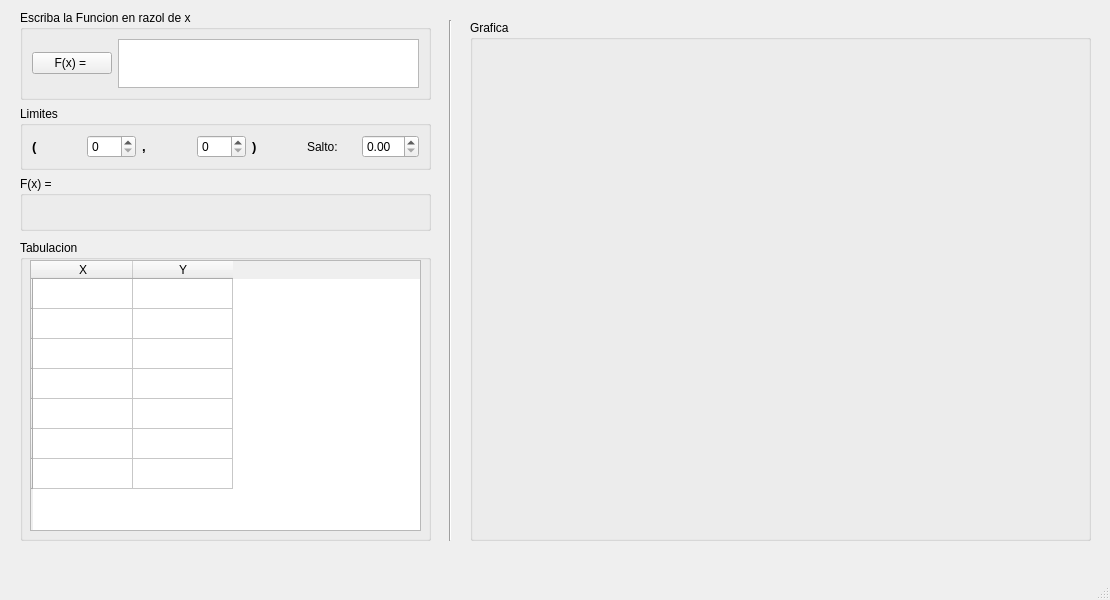
<?xml version="1.0" encoding="UTF-8"?>
<ui version="4.0">
 <class>GraficarFunciones</class>
 <widget class="QMainWindow" name="GraficarFunciones">
  <property name="geometry">
   <rect>
    <x>0</x>
    <y>0</y>
    <width>1110</width>
    <height>600</height>
   </rect>
  </property>
  <property name="windowTitle">
   <string>MainWindow</string>
  </property>
  <widget class="QWidget" name="centralwidget">
   <widget class="QGroupBox" name="groupBox_3">
    <property name="geometry">
     <rect>
      <x>470</x>
      <y>20</y>
      <width>621</width>
      <height>521</height>
     </rect>
    </property>
    <property name="title">
     <string>Grafica</string>
    </property>
    <layout class="QGridLayout" name="gridLayout_3">
     <item row="0" column="0">
      <widget class="QFrame" name="plot">
       <layout class="QHBoxLayout" name="horizontalLayout_2"/>
      </widget>
     </item>
    </layout>
   </widget>
   <widget class="QGroupBox" name="groupBox_4">
    <property name="geometry">
     <rect>
      <x>20</x>
      <y>240</y>
      <width>411</width>
      <height>301</height>
     </rect>
    </property>
    <property name="title">
     <string>Tabulacion</string>
    </property>
    <widget class="QTableWidget" name="tabulacion">
     <property name="geometry">
      <rect>
       <x>10</x>
       <y>20</y>
       <width>391</width>
       <height>271</height>
      </rect>
     </property>
     <row>
      <property name="text">
       <string/>
      </property>
     </row>
     <row>
      <property name="text">
       <string/>
      </property>
     </row>
     <row>
      <property name="text">
       <string/>
      </property>
     </row>
     <row>
      <property name="text">
       <string/>
      </property>
     </row>
     <row>
      <property name="text">
       <string/>
      </property>
     </row>
     <row>
      <property name="text">
       <string/>
      </property>
     </row>
     <row>
      <property name="text">
       <string/>
      </property>
     </row>
     <column>
      <property name="text">
       <string>X</string>
      </property>
     </column>
     <column>
      <property name="text">
       <string>Y</string>
      </property>
     </column>
    </widget>
   </widget>
   <widget class="Line" name="line">
    <property name="geometry">
     <rect>
      <x>440</x>
      <y>20</y>
      <width>20</width>
      <height>521</height>
     </rect>
    </property>
    <property name="orientation">
     <enum>Qt::Vertical</enum>
    </property>
   </widget>
   <widget class="QWidget" name="">
    <property name="geometry">
     <rect>
      <x>20</x>
      <y>10</y>
      <width>411</width>
      <height>221</height>
     </rect>
    </property>
    <layout class="QVBoxLayout" name="verticalLayout">
     <item>
      <widget class="QGroupBox" name="groupBox">
       <property name="title">
        <string>Escriba la Funcion en razol de x</string>
       </property>
       <layout class="QGridLayout" name="gridLayout">
        <item row="0" column="0">
         <layout class="QHBoxLayout" name="horizontalLayout">
          <item>
           <widget class="QPushButton" name="fx">
            <property name="text">
             <string>F(x) = </string>
            </property>
           </widget>
          </item>
          <item>
           <widget class="QTextEdit" name="ecuacion"/>
          </item>
         </layout>
        </item>
       </layout>
      </widget>
     </item>
     <item>
      <widget class="QGroupBox" name="groupBox_5">
       <property name="title">
        <string>Limites</string>
       </property>
       <layout class="QGridLayout" name="gridLayout_4">
        <item row="0" column="0">
         <layout class="QHBoxLayout" name="horizontalLayout_3">
          <item>
           <widget class="QLabel" name="label">
            <property name="text">
             <string>&lt;html&gt;&lt;head/&gt;&lt;body&gt;&lt;p&gt;&lt;span style=&quot; font-size:10pt; font-weight:600;&quot;&gt;(&lt;/span&gt;&lt;/p&gt;&lt;/body&gt;&lt;/html&gt;</string>
            </property>
           </widget>
          </item>
          <item>
           <widget class="QSpinBox" name="spinBox"/>
          </item>
          <item>
           <widget class="QLabel" name="label_2">
            <property name="text">
             <string>&lt;html&gt;&lt;head/&gt;&lt;body&gt;&lt;p&gt;&lt;span style=&quot; font-size:10pt; font-weight:600;&quot;&gt;,&lt;/span&gt;&lt;/p&gt;&lt;/body&gt;&lt;/html&gt;</string>
            </property>
           </widget>
          </item>
          <item>
           <widget class="QSpinBox" name="spinBox_2"/>
          </item>
          <item>
           <widget class="QLabel" name="label_3">
            <property name="text">
             <string>&lt;html&gt;&lt;head/&gt;&lt;body&gt;&lt;p&gt;&lt;span style=&quot; font-size:10pt; font-weight:600;&quot;&gt;)&lt;/span&gt;&lt;/p&gt;&lt;/body&gt;&lt;/html&gt;</string>
            </property>
           </widget>
          </item>
          <item>
           <widget class="QLabel" name="label_4">
            <property name="text">
             <string>Salto: </string>
            </property>
           </widget>
          </item>
          <item>
           <widget class="QDoubleSpinBox" name="doubleSpinBox"/>
          </item>
         </layout>
        </item>
       </layout>
      </widget>
     </item>
     <item>
      <widget class="QGroupBox" name="groupBox_2">
       <property name="title">
        <string>F(x) = </string>
       </property>
       <layout class="QGridLayout" name="gridLayout_2">
        <item row="0" column="0">
         <widget class="QLabel" name="y">
          <property name="text">
           <string/>
          </property>
         </widget>
        </item>
       </layout>
      </widget>
     </item>
    </layout>
   </widget>
  </widget>
  <widget class="QMenuBar" name="menubar">
   <property name="geometry">
    <rect>
     <x>0</x>
     <y>0</y>
     <width>1110</width>
     <height>25</height>
    </rect>
   </property>
  </widget>
  <widget class="QStatusBar" name="statusbar"/>
 </widget>
 <resources/>
 <connections/>
</ui>
